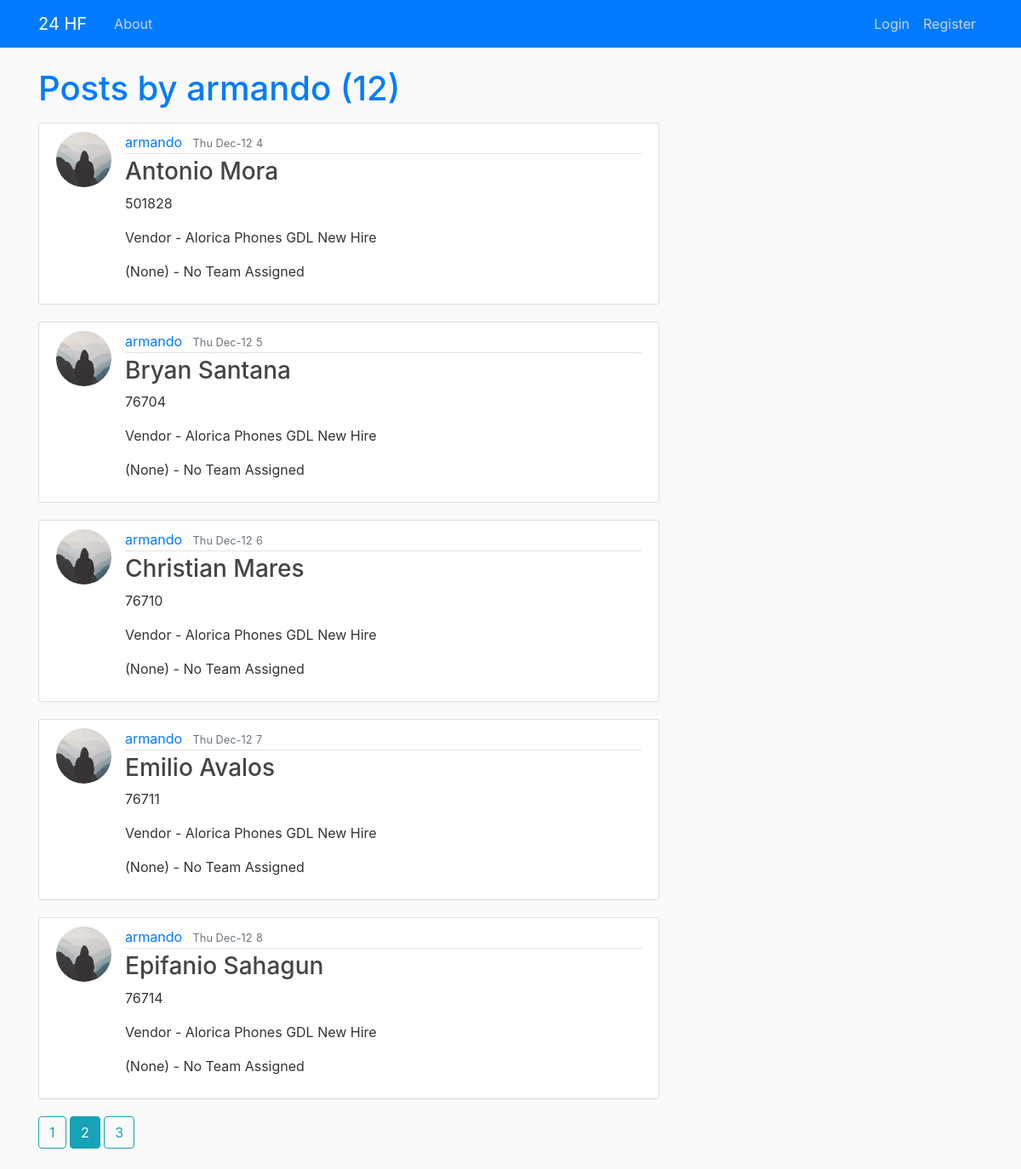
/user/armando?page=2, run on the app's committed database.
### flaskblog/models.py (models this page shows, shortened)
class User(db.Model, UserMixin):
    id = db.Column(db.Integer, primary_key=True)
    username = db.Column(db.String(20), unique=True, nullable=False)
    email = db.Column(db.String(120), unique=True, nullable=False)
    image_file = db.Column(db.String(20), nullable=False, default='default.jpg')
    password = db.Column(db.String(60), nullable=False)
    posts = db.relationship('Post', backref='username', lazy=True)

class Post(db.Model):
    id = db.Column(db.Integer, primary_key=True)
    date_posted = db.Column(db.DateTime, nullable=False, default=datetime.now)
    pin = db.Column(db.Integer, nullable=False)
    associate = db.Column(db.Text, nullable=False)
    dept = db.Column(db.Text, nullable=False)
    team_mgr = db.Column(db.Text, nullable=False)
    ops_mgr = db.Column(db.Text, nullable=False)
    surv_trigg = db.Column(db.Integer, nullable=False)
    surv_deliv = db.Column(db.Integer, nullable=False)
    del_rate = db.Column(db.Float, nullable=False)
    resp_cnt = db.Column(db.Integer, nullable=False)
    popo = db.Column(db.Text, nullable=True, default="")
    resp_rate = db.Column(db.Float, nullable=False)
    avg_rating = db.Column(db.Float, nullable=False)
    five_stars = db.Column(db.Float, nullable=False)
    four_stars = db.Column(db.Float, nullable=False)
    three_stars = db.Column(db.Float, nullable=False)
    two_stars = db.Column(db.Float, nullable=False)
    one_stars = db.Column(db.Float, nullable=False)
    five_star = db.Column(db.Integer, nullable=False)
    four_star = db.Column(db.Integer, nullable=False)
    three_star = db.Column(db.Integer, nullable=False)
    two_star = db.Column(db.Integer, nullable=False)
    one_star = db.Column(db.Integer, nullable=False)
    team_lead = db.Column(db.Text, nullable=True, default="")
    chan = db.Column(db.Text, nullable=False)
    user_id = db.Column(db.Integer, db.ForeignKey('user.id'), nullable=False)

### flaskblog/users/routes.py (the view)
@users.route("/user/<string:username>")
def user_posts(username):
    page = request.args.get('page', 1, type=int)
    user = User.query.filter_by(username=username).first_or_404()
    posts = Post.query.filter_by(username=user)\
        .order_by(Post.date_posted.desc())\
        .paginate(page=page, per_page=5)
    return render_template('user_posts.html', posts=posts, user=user)

### flaskblog/templates/user_posts.html
{% extends "layout.html" %}
{% block content %}
    <h1 class="mb-3">Posts by {{ user.username }} ({{ posts.total }})</h1>
    {% for post in posts.items %}
        <article class="media content-section">
          <img class="rounded-circle article-img" src="{{ url_for('static', filename='profile_pics/' + post.username.image_file) }}">
          <div class="media-body">
            <div class="article-metadata">
              <a class="mr-2" href="{{ url_for('users.user_posts', username=post.username.username) }}">{{ post.username.username }}</a>
              <small class="text-muted">{{ post.date_posted.strftime('%a %b-%d') }}</small>
              <small class="text-muted" href="#">{{ post.id }}</small>
            </div>
            <h3><a class="article-title" href="{{ url_for('posts.post', post_id=post.id) }}">{{ post.associate }}</a></h3>
            <p class="article-content">{{ post.pin }}</p>
            <p class="article-content">{{ post.dept }}</p>
            <p class="article-content">{{ post.team_mgr }}</p>
          </div>
        </article>
    {% endfor %}
    {% for page_num in posts.iter_pages(left_edge=1, right_edge=1, left_current=1, right_current=2) %}
      {% if page_num %}
        {% if posts.page == page_num %}
          <a class="btn btn-info mb-4" href="{{ url_for('users.user_posts', username=user.username, page=page_num) }}">{{ page_num }}</a>
        {% else %}
          <a class="btn btn-outline-info mb-4" href="{{ url_for('users.user_posts', username=user.username, page=page_num) }}">{{ page_num }}</a>
        {% endif %}
      {% else %}
        ...
      {% endif %}
    {% endfor %}
{% endblock content %}

### flaskblog/static/main.css (style rules this page uses)
:root { --blue: #007bff; --indigo: #6610f2; --purple: #6f42c1; --pink: #e83e8c; --red: #dc3545; --orange: #fd7e14; --yellow: #ffc107; --green: #28a745; --teal: #20c997; --cyan: #17a2b8; --white: #fff; --gray: #6c757d; --gray-dark: #343a40; --primary: #007bff; --secondary: #6c757d; --success: #28a745; --info: #17a2b8; --warning: #ffc107; --danger: #dc3545; --light: #f8f9fa; --dark: #343a40; --breakpoint-xs: 0; --breakpoint-sm: 576px; --breakpoint-md: 768px; --breakpoint-lg: 992px; --breakpoint-xl: 1200px; --font-family-sans-serif: -apple-system, BlinkMacSystemFont, "Segoe UI", Roboto, "Helvetica Neue", Arial, "Noto Sans", sans-serif, "Apple Color Emoji", "Segoe UI Emoji", "Segoe UI Symbol", "Noto Color Emoji"; --font-family-monospace: SFMono-Regular, Menlo, Monaco, Consolas, "Liberation Mono", "Courier New", monospace; }
*, *::before, *::after { box-sizing: border-box; }
body { background: #fafafa; color: #333333; margin-top: 5rem; }
h1 { color: #007bff; }
h3 { color: #e83e8c; }
.content-section { background: #ffffff; padding: 10px 20px; border: 1px solid #dddddd; border-radius: 3px; margin-bottom: 20px; }
.article-title { color: #444444; }
.article-content { white-space: pre-line; }
.article-img { height: 65px; width: 65px; margin-right: 16px; }
.article-metadata { padding-bottom: 1px; margin-bottom: 4px; border-bottom: 1px solid #e3e3e3 }

### data on the page
User: username "armando"
Post: image_file (placeholder picture), username.username "armando", date_posted "Thu Dec-12", id "4", associate "Antonio Mora", pin "501828", dept "Vendor - Alorica Phones GDL New Hire", team_mgr "(None) - No Team Assigned"
Post: image_file (placeholder picture), username.username "armando", date_posted "Thu Dec-12", id "5", associate "Bryan Santana", pin "76704", dept "Vendor - Alorica Phones GDL New Hire", team_mgr "(None) - No Team Assigned"
Post: image_file (placeholder picture), username.username "armando", date_posted "Thu Dec-12", id "6", associate "Christian Mares", pin "76710", dept "Vendor - Alorica Phones GDL New Hire", team_mgr "(None) - No Team Assigned"
Post: image_file (placeholder picture), username.username "armando", date_posted "Thu Dec-12", id "7", associate "Emilio Avalos", pin "76711", dept "Vendor - Alorica Phones GDL New Hire", team_mgr "(None) - No Team Assigned"
Post: image_file (placeholder picture), username.username "armando", date_posted "Thu Dec-12", id "8", associate "Epifanio Sahagun", pin "76714", dept "Vendor - Alorica Phones GDL New Hire", team_mgr "(None) - No Team Assigned"

### other printed values
{{ posts.total }} "12"
{{ page_num }} "1" "3"
{{ page_num }} "2"
